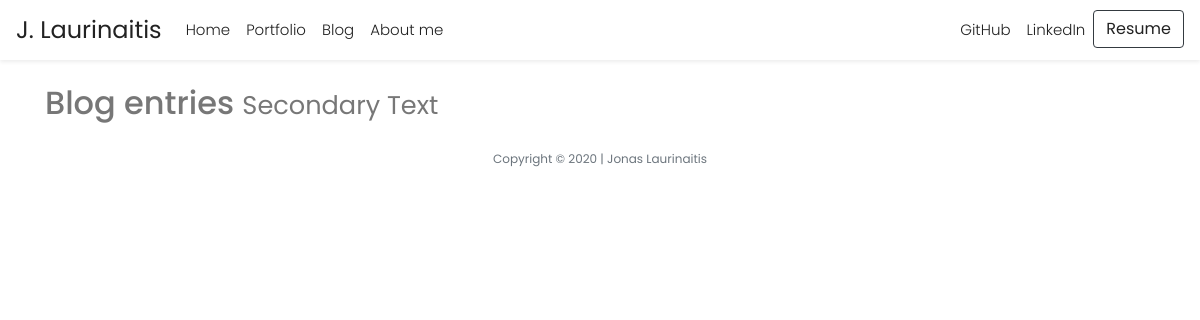
/entries/, run on an earlier commit of the app's database.
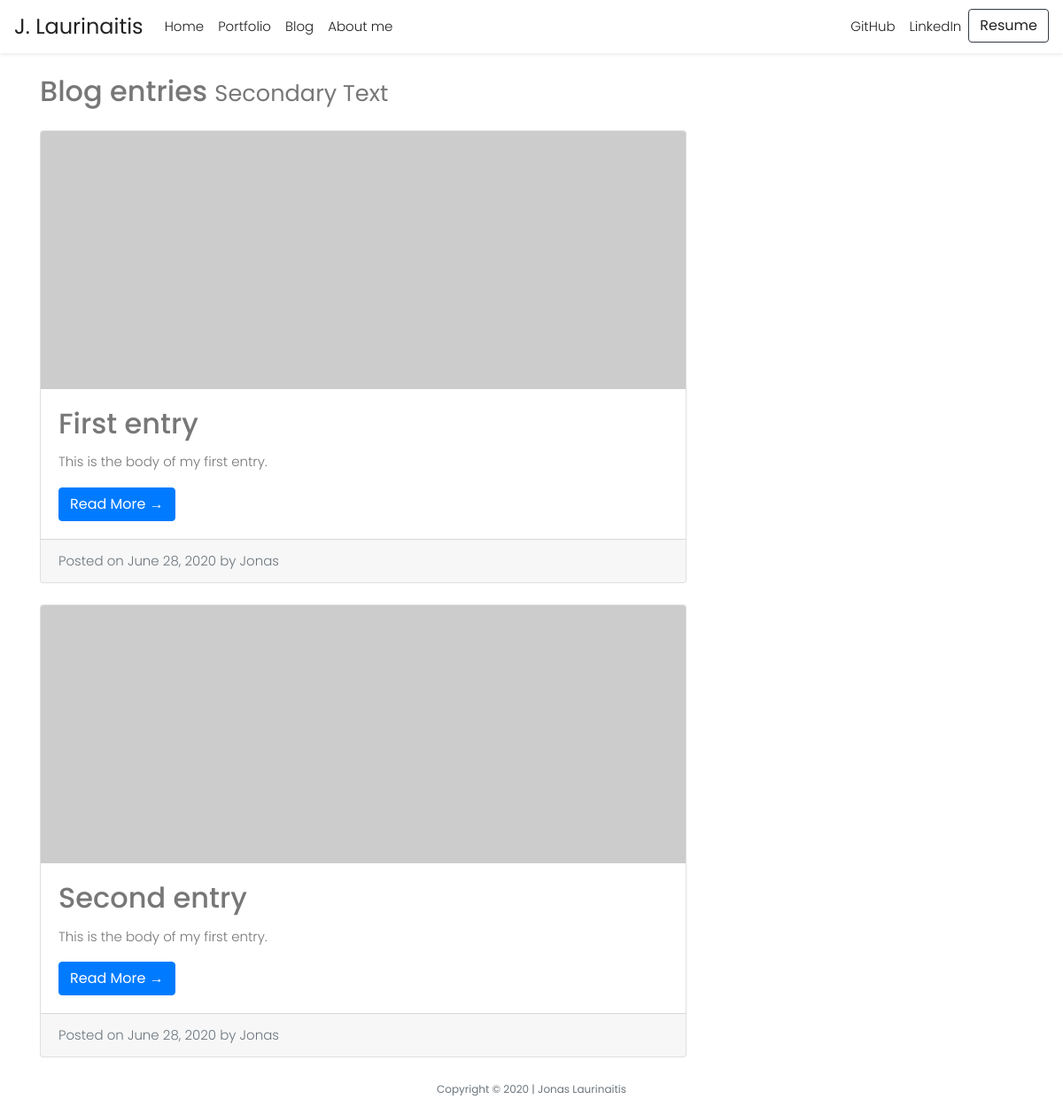
And on a later commit of the database.
### models.py (models this page shows, shortened)
class Entry(db.Model):
    STATUS_PUBLIC = 0
    STATUS_DRAFT = 1
    id = db.Column(db.Integer, primary_key=True)
    title = db.Column(db.String(100))
    slug = db.Column(db.String(100))
    body = db.Column(db.Text)
    status = db.Column(db.SmallInteger, default=STATUS_PUBLIC)
    created_timestamp = db.Column(db.DateTime, default=datetime.now())
    modified_timestamp = db.Column(
        db.DateTime,
        default=datetime.now(),
        onupdate=datetime.now())
    tags = db.relationship('Tag', secondary=entry_tags,
        backref=db.backref('entries', lazy='dynamic'))

### entries/blueprint.py (the view)
@entries.route('/')
def index():
    entries = Entry.query.order_by(Entry.created_timestamp.desc())
    return object_list('entries/index.html', entries)

### helpers.py (called while the page is built)
def object_list(template_name, query, paginate_by=20, **context):
    page = request.args.get('page')
    if page and page.isdigit():
        page = int(page)
    else:
        page = 1
    object_list = query.paginate(page, paginate_by)
    return render_template(template_name, object_list=object_list, **context)

### entries/templates/entries/index.html
{% extends "layout.html" %}
{% block main %}
<div class="container">
    <div class="row">
        <div class="col-md-8">
            <h2 class="my-4">Blog entries
                <small>Secondary Text</small>
            </h2>
            {% include "includes/_list.html" %}
        </div>
    </div>
</div>
{% endblock %}

### templates/layout.html (shortened to what this page needs)
<!doctype html>
<html lang="en">
<head>
  <link rel="stylesheet" href="/static/styles/bootstrap.css">
  <link rel="stylesheet" type="text/css" href="{{ url_for('static', filename='/styles/main.css') }}">
</head>
<body>
  {% include 'includes/_navbar.html' %}
  <main>
    {% block main %}{% endblock %}
  </main>
  <footer class="small text-center text-muted">
    <p class="copyright">Copyright &copy; 2020 | Jonas Laurinaitis</p>
  </footer>
</body>
</html>

### templates/includes/_navbar.html (shortened to what this page needs)
<nav id="nav" class="navbar navbar-expand-md sticky-top">
    <a id="logo" class="navbar-brand" href="{{ url_for('index') }}">J. Laurinaitis</a>
    <div class="collapse navbar-collapse" id="navbarNav">
      <ul class="navbar-nav">
        <li class="nav-item active">
          <a class="nav-link" href="{{ url_for('index') }}">Home</a>
        </li>
        <li class="nav-item">
          <a class="nav-link" href="#">Portfolio</a>
        </li>
        <li class="nav-item">
          <a class="nav-link" href="{{ url_for('entries.index') }}">Blog</a>
        </li>
        <li class="nav-item">
          <a class="nav-link" href="{{ url_for('about') }}">About me</a>
        </li>
      </ul>
      <ul class="navbar-nav ml-auto">
        <li class="nav-item">
          <a target="_blank" class="nav-link" id="" href="https://github.com/JonasLauri">GitHub</a>
        </li>
        <li class="nav-item">
          <a target="_blank" class="nav-link" id="" href="https://www.linkedin.com/in/jonaslaurinaitis/">LinkedIn</a>
        </li>
        <li class="nav-item">
          <a target="_blank" class="btn btn-outline-dark" role="button" id="resumeBtn"
            href="#">Resume</a>
        </li>
      </ul>
    </div>
  </nav>

### entries/templates/includes/_list.html
<!DOCTYPE html>
{% for entry in object_list.items %}
     <div class="card mb-4">
        <img class="card-img-top" src="http://placehold.it/750x300" alt="Card image cap">
        <div class="card-body">
          <h2 class="card-title">{{ entry.title }}</h2>
          <p class="card-text">{{ entry.body }}</p>
          <a href="{{ url_for('entries.detail', slug=entry.slug) }}" class="btn btn-primary">Read More &rarr;</a>
        </div>
        <div class="card-footer text-muted">
          Posted on {{ moment(entry.created_timestamp).format('LL') }} by Jonas
        </div>
      </div>
{% endfor %}

### static/styles/main.css (style rules this page uses)
body { background-color: #ffffff; color: #777777; font-family: "Poppins", serif; font-size: 15px; font-weight: 300; line-height: 1.625em; position: relative; }
#nav { background-color: #ffffff; padding-top: 10px; padding-bottom: 10px; -webkit-box-shadow: 0 0.125rem 0.25rem rgba(0, 0, 0, 0.075) !important; box-shadow: 0 0.125rem 0.25rem rgba(0, 0, 0, 0.075) !important; }
#nav a { text-decoration: none; color: #222222; }
#nav #logo { font-family: "Poppins", sans-serif; font-size: 24px; font-weight: 400; }

What changed in the data, as far as the page shows it:
added Entry: title "First entry", body "This is the body of my first entry.", created_timestamp "June 28, 2020"
added Entry: title "Second entry", body "This is the body of my first entry.", created_timestamp "June 28, 2020"
